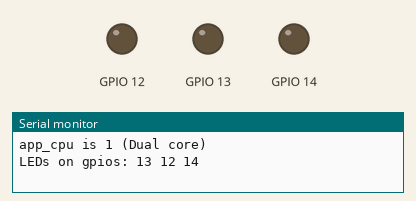
Bench run of a sketch on a simulated ESP32. Parts: output pins drawn as LEDs (lit = HIGH), the last lines printed to the serial monitor.

Above: at 0.6 s.
At 5.0 s:
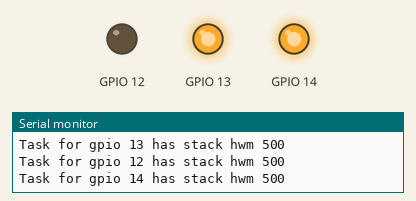
At 9.6 s:
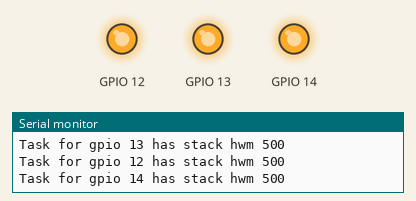
At 18.4 s:
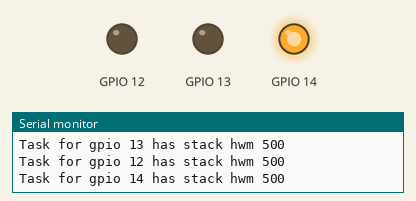
At 27.6 s:
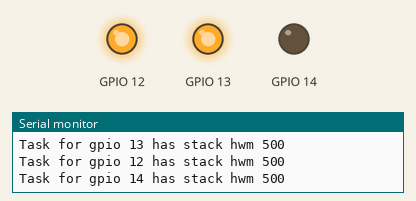
At 36.4 s:
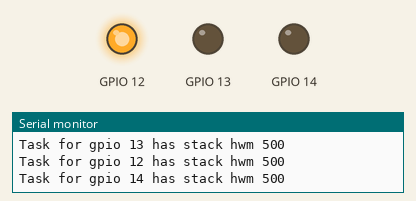
Timing chart, 0 to 40.0 s (numbered marks = the images above):
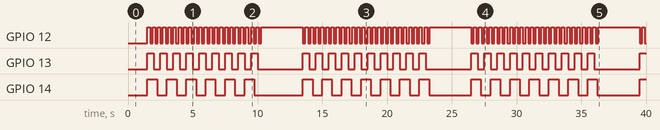

Measured:
- by itself, GPIO 12: moves between LOW and HIGH, repeating every 13.0 s
- by itself, GPIO 13: repeats every 13.0 s: 8 × (LOW 0.50 s, HIGH 0.50 s), LOW 3.5 s, HIGH 0.50 s, LOW 0.50 s, HIGH 0.50 s
- by itself, GPIO 14: LOW → HIGH at 1.5 s, → LOW 0.75 s later, → HIGH 0.75 s later, → LOW 0.75 s later, … (41 changes in this stretch)

The sketch:

Opdracht_5.ino
```cpp
// (licence header left out)
#define LED1 13 // GPIO 13
#define LED2 12 // GPIO 12
#define LED3 14 // GPIO 14

struct s_led {
  byte gpio; // LED GPIO number
  byte state; // LED state
  unsigned napms; // Delay to use (ms)
  TaskHandle_t taskh; // Task handle
};

static s_led leds[3] = {
  { LED1, 0, 500, 0 },
  { LED2, 0, 200, 0 },
  { LED3, 0, 750, 0 }
};

static void led_task_func(void *argp) {
  s_led *ledp = (s_led*)argp;
  unsigned stack_hwm = 0, temp;
  delay(1000);
  for (;;) {
    digitalWrite(ledp->gpio,ledp->state ^= 1);
    temp = uxTaskGetStackHighWaterMark(nullptr);
    if ( !stack_hwm || temp < stack_hwm ) {
      stack_hwm = temp;
      printf("Task for gpio %d has stack hwm %u\n",
      ledp->gpio,stack_hwm);
    }
    delay(ledp->napms);
  }
}

void setup() {
  int app_cpu = 0; // CPU number
  delay(500); // Pause for serial setup
  app_cpu = xPortGetCoreID();
  printf("app_cpu is %d (%s core)\n",
  app_cpu,
  app_cpu > 0 ? "Dual" : "Single");
  printf("LEDs on gpios: ");
  for ( auto& led : leds ) {
    pinMode(led.gpio,OUTPUT);
    digitalWrite(led.gpio,LOW);
    xTaskCreatePinnedToCore(
    led_task_func,
    "led_task",
    2048,&led,1,&led.taskh,app_cpu);
    printf("%d ",led.gpio);
  }
  putchar('\n');
}
void loop() {
for (int ctr = 0; ctr < 10; ctr++)
  {
    delay(1000);
    if (ctr == 9 )
    {
      for ( auto& led : leds)
      {
        vTaskSuspend( led.taskh );
      }
      delay(3000);
      for ( auto& led : leds)
      {
        vTaskResume( led.taskh );
      }
    }
  }
}
```
